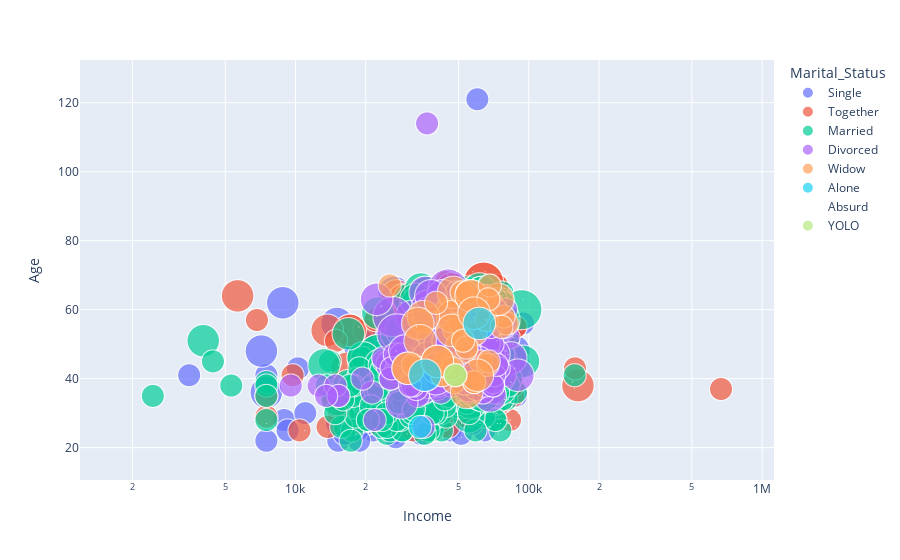

This figure's notebook cell:
### Markdown cell above
The chart below shows the income by age where the size of the dots represents the number of children

### Code cell
df_marketing_campaign.groupby(df_marketing_campaign['Children'] > 0)['Spending'].sum()
px.scatter(df_marketing_campaign, x='Income', y='Age', size='Children', hover_name='Education', log_x=True, size_max=40, color='Marital_Status')

### Figure 1 — Plotly figure (JSON) as saved in the notebook; plotly's stock layout.template omitted (floating-point values rounded to 4 significant figures; data arrays with more than 128 entries replaced by an {"elided": "..."} marker saying what was removed)
{"data": [{"hovertemplate": "<b>%{hovertext}</b><br><br>Marital_Status=Single<br>Income=%{x}<br>Age=%{y}<br>Children=%{marker.size}<extra></extra>", "hovertext": {"elided": "471 str values"}, "legendgroup": "Single", "marker": {"color": "#636efa", "size": {"elided": "471 int values"}, "sizemode": "area", "sizeref": 0.001875, "symbol": "circle"}, "mode": "markers", "name": "Single", "showlegend": true, "type": "scattergl", "x": {"elided": "471 int values"}, "xaxis": "x", "y": {"elided": "471 int values"}, "yaxis": "y"}, {"hovertemplate": "<b>%{hovertext}</b><br><br>Marital_Status=Together<br>Income=%{x}<br>Age=%{y}<br>Children=%{marker.size}<extra></extra>", "hovertext": {"elided": "573 str values"}, "legendgroup": "Together", "marker": {"color": "#EF553B", "size": {"elided": "573 int values"}, "sizemode": "area", "sizeref": 0.001875, "symbol": "circle"}, "mode": "markers", "name": "Together", "showlegend": true, "type": "scattergl", "x": {"elided": "573 int values"}, "xaxis": "x", "y": {"elided": "573 int values"}, "yaxis": "y"}, {"hovertemplate": "<b>%{hovertext}</b><br><br>Marital_Status=Married<br>Income=%{x}<br>Age=%{y}<br>Children=%{marker.size}<extra></extra>", "hovertext": {"elided": "857 str values"}, "legendgroup": "Married", "marker": {"color": "#00cc96", "size": {"elided": "857 int values"}, "sizemode": "area", "sizeref": 0.001875, "symbol": "circle"}, "mode": "markers", "name": "Married", "showlegend": true, "type": "scattergl", "x": {"elided": "857 int values"}, "xaxis": "x", "y": {"elided": "857 int values"}, "yaxis": "y"}, {"hovertemplate": "<b>%{hovertext}</b><br><br>Marital_Status=Divorced<br>Income=%{x}<br>Age=%{y}<br>Children=%{marker.size}<extra></extra>", "hovertext": {"elided": "232 str values"}, "legendgroup": "Divorced", "marker": {"color": "#ab63fa", "size": {"elided": "232 int values"}, "sizemode": "area", "sizeref": 0.001875, "symbol": "circle"}, "mode": "markers", "name": "Divorced", "showlegend": true, "type": "scattergl", "x": {"elided": "232 int values"}, "xaxis": "x", "y": {"elided": "232 int values"}, "yaxis": "y"}, {"hovertemplate": "<b>%{hovertext}</b><br><br>Marital_Status=Widow<br>Income=%{x}<br>Age=%{y}<br>Children=%{marker.size}<extra></extra>", "hovertext": ["Graduation", "Graduation", "PhD", "Graduation", "Master", "Graduation", "Graduation", "Graduation", "Graduation", "PhD", "Graduation", "Master", "Graduation", "PhD", "Graduation", "2n Cycle", "Graduation", "2n Cycle", "Graduation", "Graduation", "Graduation", "Graduation", "Master", "Graduation", "Graduation", "Graduation", "Graduation", "Master", "Graduation", "Graduation", "PhD", "Master", "Graduation", "PhD", "2n Cycle", "PhD", "PhD", "Graduation", "PhD", "Master", "2n Cycle", "PhD", "Graduation", "Master", "Master", "PhD", "PhD", "Graduation", "PhD", "PhD", "Graduation", "PhD", "Master", "PhD", "PhD", "Graduation", "PhD", "Master", "Graduation", "Master", "PhD", "PhD", "Graduation", "PhD", "PhD", "PhD", "Graduation", "PhD", "Graduation", "Graduation", "Basic", "Graduation", "Graduation", "Graduation", "2n Cycle", "PhD"], "legendgroup": "Widow", "marker": {"color": "#FFA15A", "size": [1, 1, 1, 1, 1, 0, 0, 0, 2, 1, 0, 1, 0, 1, 1, 0, 0, 1, 1, 0, 0, 1, 0, 2, 0, 1, 1, 2, 1, 2, 1, 2, 1, 1, 2, 2, 1, 0, 0, 1, 1, 2, 1, 0, 1, 0, 0, 1, 1, 2, 2, 1, 2, 0, 1, 2, 1, 0, 2, 0, 1, 1, 0, 0, 2, 0, 0, 1, 1, 1, 0, 2, 2, 2, 0, 0], "sizemode": "area", "sizeref": 0.001875, "symbol": "circle"}, "mode": "markers", "name": "Widow", "showlegend": true, "type": "scattergl", "x": [42429, 65486, 67680, 47916, 44551, 73455, 79946, 27038, 30372, 62187, 27421, 51529, 70165, 50520, 31880, 28457, 53653, 47682, 43638, 85620, 79800, 42429, 45006, 54162, 72298, 58330, 66731, 47570, 58330, 46984, 80995, 51390, 45684, 52278, 46779, 35340, 78028, 63285, 57513, 67369, 59184, 33438, 40049, 78427, 64866, 82032, 67786, 66033, 47111, 56551, 34213, 25358, 73705, 82571, 51569, 30372, 54111, 84953, 60208, 33051, 52278, 54356, 70792, 76842, 56551, 71670, 72643, 68117, 76320, 67046, 22123, 58275, 40590, 40590, 74859, 82032], "xaxis": "x", "y": [41, 57, 63, 54, 60, 46, 48, 48, 43, 45, 60, 65, 65, 56, 44, 62, 61, 39, 45, 50, 59, 41, 70, 36, 65, 39, 44, 65, 39, 58, 56, 49, 43, 51, 54, 58, 58, 69, 71, 45, 53, 56, 62, 66, 64, 66, 55, 57, 43, 64, 51, 67, 63, 52, 65, 43, 49, 61, 41, 55, 51, 65, 63, 64, 64, 52, 65, 67, 55, 63, 54, 59, 45, 45, 65, 66], "yaxis": "y"}, {"hovertemplate": "<b>%{hovertext}</b><br><br>Marital_Status=Alone<br>Income=%{x}<br>Age=%{y}<br>Children=%{marker.size}<extra></extra>", "hovertext": ["Master", "PhD", "Graduation"], "legendgroup": "Alone", "marker": {"color": "#19d3f3", "size": [2, 2, 1], "sizemode": "area", "sizeref": 0.001875, "symbol": "circle"}, "mode": "markers", "name": "Alone", "showlegend": true, "type": "scattergl", "x": [61331, 35860, 34176], "xaxis": "x", "y": [56, 41, 26], "yaxis": "y"}, {"hovertemplate": "<b>%{hovertext}</b><br><br>Marital_Status=Absurd<br>Income=%{x}<br>Age=%{y}<br>Children=%{marker.size}<extra></extra>", "hovertext": ["Graduation", "Master"], "legendgroup": "Absurd", "marker": {"color": "#FF6692", "size": [0, 0], "sizemode": "area", "sizeref": 0.001875, "symbol": "circle"}, "mode": "markers", "name": "Absurd", "showlegend": true, "type": "scattergl", "x": [79244, 65487], "xaxis": "x", "y": [21, 57], "yaxis": "y"}, {"hovertemplate": "<b>%{hovertext}</b><br><br>Marital_Status=YOLO<br>Income=%{x}<br>Age=%{y}<br>Children=%{marker.size}<extra></extra>", "hovertext": ["PhD", "PhD"], "legendgroup": "YOLO", "marker": {"color": "#B6E880", "size": [1, 1], "sizemode": "area", "sizeref": 0.001875, "symbol": "circle"}, "mode": "markers", "name": "YOLO", "showlegend": true, "type": "scattergl", "x": [48432, 48432], "xaxis": "x", "y": [41, 41], "yaxis": "y"}], "layout": {"legend": {"itemsizing": "constant", "title": {"text": "Marital_Status"}, "tracegroupgap": 0}, "margin": {"t": 60}, "xaxis": {"anchor": "y", "domain": [0, 1], "title": {"text": "Income"}, "type": "log"}, "yaxis": {"anchor": "x", "domain": [0, 1], "title": {"text": "Age"}}}}
